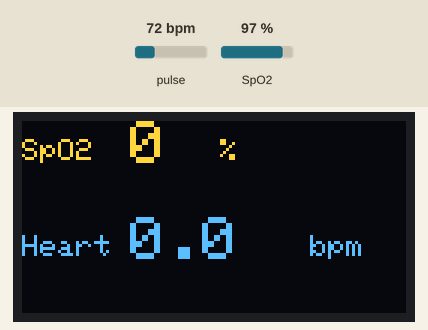
Recording of a sketch running on a simulated Arduino Uno, built with avr-gcc and run on an emulated ATmega328P. Parts: 128×64 one-colour display. The test bench sets the inputs (shaded band); at power-on: pulse 72 bpm, SpO2 97 %. The OLED is the two-colour kind (top 16 rows yellow); what the sketch prints to the serial monitor is not drawn.

Above: at 2.2 s.
2.3 s: pulse set to 42 bpm
At 5.5 s:
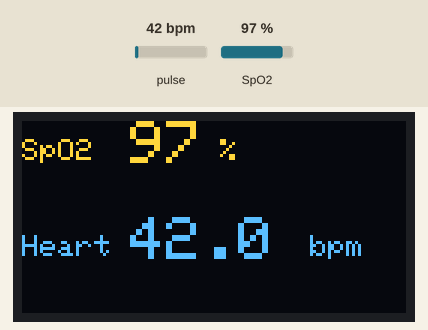
5.6 s: SpO2 set to 80 %
At 8.0 s:
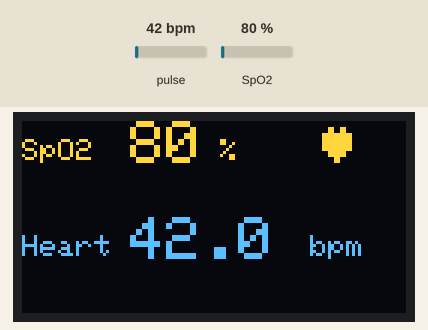
9.1 s: pulse set to 70 bpm
At 11.1 s:
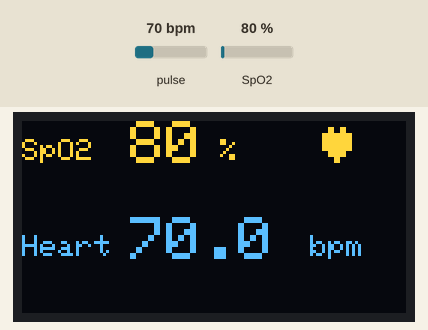
11.3 s: SpO2 set to 85 %
At 12.9 s:
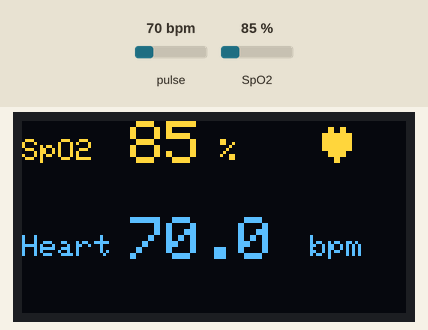
Timing chart, 0 to 14.1 s (numbered marks = the images above; inputs shaded):
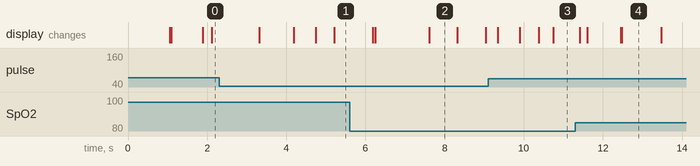

The sketch:

max30100.ino
```cpp
#include <Wire.h>
#include "MAX30100_PulseOximeter.h"
#include <Adafruit_SSD1306.h>
#include <Adafruit_GFX.h>
//#include <splash.h>
//#include <Adafruit_Microbit.h>
//Adafruit_Microbit_Matrix microbit;

#define SCREEN_WIDTH 128 // OLED display width, in pixels
#define SCREEN_HEIGHT 64 // OLED display height, in pixels
#define OLED_RESET     -1 // Reset pin # (4 or -1 if sharing Arduino reset pin)
#define SCREEN_ADDRESS 0x3C
Adafruit_SSD1306 display(SCREEN_WIDTH, SCREEN_HEIGHT, &Wire, OLED_RESET);

#define REPORTING_PERIOD_MS     1000

// PulseOximeter is the higher level interface to the sensor
// it offers:
//  * beat detection reporting
//  * heart rate calculation
//  * SpO2 (oxidation level) calculation
PulseOximeter pox;

uint32_t tsLastReport = 0;

// Callback (registered below) fired when a pulse is detected
void onBeatDetected()
{
    Serial.println("Beat!");
    display.setCursor(100, 0);
    display.write(3);
    display.display();

//    microbit.show(microbit.EMPTYHEART);
//    microbit.drawPixel(2, 2, LED_ON);
//    delay(20);
//    microbit.clear();
}

void setup()
{
    Serial.begin(115200);
//    microbit.begin();
    Serial.print("Initializing pulse oximeter..");

  // SSD1306_SWITCHCAPVCC = generate display voltage from 3.3V internally
  if(!display.begin(SSD1306_SWITCHCAPVCC, SCREEN_ADDRESS)) {
    Serial.println(F("SSD1306 allocation failed"));
    for(;;); // Don't proceed, loop forever
  }
    display.clearDisplay();
    delay(1000);
//    display.setTextSize(1);      // Normal 1:1 pixel scale
//    display.setTextColor(SSD1306_WHITE); // Draw white text
//    display.setCursor(0, 0);     // Start at top-left corner
//    display.println(F("micro:bit pulse\noximeter"));
//    display.display();
//    delay(1000);
//    display.setTextSize(2);      // Normal 1:1 pixel scale
//    display.setTextColor(SSD1306_WHITE); // Draw white text
//    display.setCursor(0, 7);     // Start at top-left corner
//    display.cp437(true);         // Use full 256 char 'Code Page 437' font
//    display.write(3);
//    display.display();


    // Initialize the PulseOximeter instance
    // Failures are generally due to an improper I2C wiring, missing power supply
    // or wrong target chip
    if (!pox.begin()) {
        Serial.println("FAILED");
        for(;;);
    } else {
        Serial.println("SUCCESS");
    }

    // The default current for the IR LED is 50mA and it could be changed
    //   by uncommenting the following line. Check MAX30100_Registers.h for all the
    //   available options.
    // pox.setIRLedCurrent(MAX30100_LED_CURR_7_6MA);

    // Register a callback for the beat detection
    pox.setOnBeatDetectedCallback(onBeatDetected);
}

void loop()
{
    // Make sure to call update as fast as possible
    pox.update();

    // Asynchronously dump heart rate and oxidation levels to the serial
    // For both, a value of 0 means "invalid"
    if (millis() - tsLastReport > REPORTING_PERIOD_MS) {
        Serial.print("Heart rate:");
        Serial.print(pox.getHeartRate());
        Serial.print("bpm / SpO2:");
        Serial.print(pox.getSpO2());
        Serial.println("%");
        display.clearDisplay();
        display.cp437(true);         // Use full 256 char 'Code Page 437' font
        display.setTextSize(1);      // Normal 1:1 pixel scale
        display.setTextColor(SSD1306_WHITE); // Draw white text
        display.setCursor(0, 6);
        display.println(F("SpO2       %"));
        display.setCursor(0, 38);
        display.println(F("Heart           bpm"));
        display.setTextSize(2);      // Normal 1:1 pixel scale
        display.setCursor(36, 0);
        display.println(pox.getSpO2());
        display.setCursor(36, 32);
        display.println(pox.getHeartRate(),1);
        display.display();

        tsLastReport = millis();
    }
}
```

Measured:
- after the input at 5.6 s, the display: first differs from a run without the input after 0.65 s (image 2 shows a later state)
- after the input at 9.1 s, the display: first changes after 0.25 s (image 3 shows a later state)
- after the input at 11.3 s, the display: first changes after 0.11 s (image 4 shows a later state)
- what the display in image 2 shows lasts 0.7 s, from 7.6 s to 8.3 s
- what the display in image 4 shows lasts 1.0 s, from 12.5 s to 13.5 s
